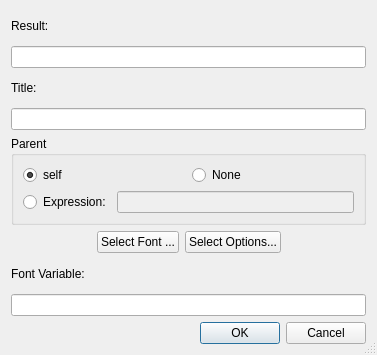
<?xml version="1.0" encoding="UTF-8"?>
<ui version="4.0">
 <class>FontDialogWizardDialog</class>
 <widget class="QDialog" name="FontDialogWizardDialog">
  <property name="geometry">
   <rect>
    <x>0</x>
    <y>0</y>
    <width>377</width>
    <height>355</height>
   </rect>
  </property>
  <property name="windowTitle">
   <string>QFontDialog Wizard</string>
  </property>
  <property name="sizeGripEnabled">
   <bool>true</bool>
  </property>
  <layout class="QVBoxLayout" name="verticalLayout">
   <item>
    <widget class="QLabel" name="label">
     <property name="text">
      <string>Result:</string>
     </property>
    </widget>
   </item>
   <item>
    <widget class="QLineEdit" name="eResultVar">
     <property name="toolTip">
      <string>Enter the result variable name</string>
     </property>
    </widget>
   </item>
   <item>
    <widget class="QLabel" name="textLabel1">
     <property name="text">
      <string>Title:</string>
     </property>
    </widget>
   </item>
   <item>
    <widget class="QLineEdit" name="eCaption">
     <property name="toolTip">
      <string>Enter the title for the message box</string>
     </property>
    </widget>
   </item>
   <item>
    <widget class="QGroupBox" name="parentGroup">
     <property name="title">
      <string>Parent</string>
     </property>
     <layout class="QGridLayout" name="gridLayout_3">
      <item row="0" column="0">
       <widget class="QRadioButton" name="parentSelf">
        <property name="toolTip">
         <string>Select &quot;self&quot; as parent</string>
        </property>
        <property name="text">
         <string>self</string>
        </property>
        <property name="checked">
         <bool>true</bool>
        </property>
       </widget>
      </item>
      <item row="0" column="1">
       <widget class="QRadioButton" name="parentNone">
        <property name="toolTip">
         <string>Select &quot;None&quot; as parent</string>
        </property>
        <property name="text">
         <string>None</string>
        </property>
       </widget>
      </item>
      <item row="1" column="0" colspan="2">
       <layout class="QHBoxLayout" name="horizontalLayout_2">
        <item>
         <widget class="QRadioButton" name="parentOther">
          <property name="toolTip">
           <string>Select to enter a parent expression</string>
          </property>
          <property name="text">
           <string>Expression:</string>
          </property>
         </widget>
        </item>
        <item>
         <widget class="QLineEdit" name="parentEdit">
          <property name="enabled">
           <bool>false</bool>
          </property>
          <property name="toolTip">
           <string>Enter the parent expression</string>
          </property>
         </widget>
        </item>
       </layout>
      </item>
     </layout>
    </widget>
   </item>
   <item>
    <layout class="QHBoxLayout">
     <item>
      <spacer>
       <property name="orientation">
        <enum>Qt::Horizontal</enum>
       </property>
       <property name="sizeType">
        <enum>QSizePolicy::Expanding</enum>
       </property>
       <property name="sizeHint" stdset="0">
        <size>
         <width>30</width>
         <height>0</height>
        </size>
       </property>
      </spacer>
     </item>
     <item>
      <widget class="QPushButton" name="fontButton">
       <property name="toolTip">
        <string>Press to select a font via a dialog</string>
       </property>
       <property name="text">
        <string>Select Font ...</string>
       </property>
      </widget>
     </item>
     <item>
      <widget class="QPushButton" name="optionsButton">
       <property name="toolTip">
        <string>Press to configure the font dialog options</string>
       </property>
       <property name="text">
        <string>Select Options...</string>
       </property>
      </widget>
     </item>
     <item>
      <spacer>
       <property name="orientation">
        <enum>Qt::Horizontal</enum>
       </property>
       <property name="sizeType">
        <enum>QSizePolicy::Expanding</enum>
       </property>
       <property name="sizeHint" stdset="0">
        <size>
         <width>30</width>
         <height>0</height>
        </size>
       </property>
      </spacer>
     </item>
    </layout>
   </item>
   <item>
    <widget class="QLabel" name="TextLabel1">
     <property name="text">
      <string>Font Variable:</string>
     </property>
    </widget>
   </item>
   <item>
    <widget class="QLineEdit" name="eVariable">
     <property name="toolTip">
      <string>Enter a variable name</string>
     </property>
    </widget>
   </item>
   <item>
    <widget class="QDialogButtonBox" name="buttonBox">
     <property name="orientation">
      <enum>Qt::Horizontal</enum>
     </property>
     <property name="standardButtons">
      <set>QDialogButtonBox::Cancel|QDialogButtonBox::Ok</set>
     </property>
    </widget>
   </item>
  </layout>
 </widget>
 <pixmapfunction>qPixmapFromMimeSource</pixmapfunction>
 <tabstops>
  <tabstop>eResultVar</tabstop>
  <tabstop>eCaption</tabstop>
  <tabstop>parentSelf</tabstop>
  <tabstop>parentNone</tabstop>
  <tabstop>parentOther</tabstop>
  <tabstop>parentEdit</tabstop>
  <tabstop>fontButton</tabstop>
  <tabstop>optionsButton</tabstop>
  <tabstop>eVariable</tabstop>
 </tabstops>
 <resources/>
 <connections>
  <connection>
   <sender>buttonBox</sender>
   <signal>accepted()</signal>
   <receiver>FontDialogWizardDialog</receiver>
   <slot>accept()</slot>
   <hints>
    <hint type="sourcelabel">
     <x>29</x>
     <y>281</y>
    </hint>
    <hint type="destinationlabel">
     <x>20</x>
     <y>120</y>
    </hint>
   </hints>
  </connection>
  <connection>
   <sender>buttonBox</sender>
   <signal>rejected()</signal>
   <receiver>FontDialogWizardDialog</receiver>
   <slot>reject()</slot>
   <hints>
    <hint type="sourcelabel">
     <x>85</x>
     <y>281</y>
    </hint>
    <hint type="destinationlabel">
     <x>76</x>
     <y>119</y>
    </hint>
   </hints>
  </connection>
  <connection>
   <sender>parentOther</sender>
   <signal>toggled(bool)</signal>
   <receiver>parentEdit</receiver>
   <slot>setEnabled(bool)</slot>
   <hints>
    <hint type="sourcelabel">
     <x>61</x>
     <y>156</y>
    </hint>
    <hint type="destinationlabel">
     <x>130</x>
     <y>157</y>
    </hint>
   </hints>
  </connection>
 </connections>
</ui>
